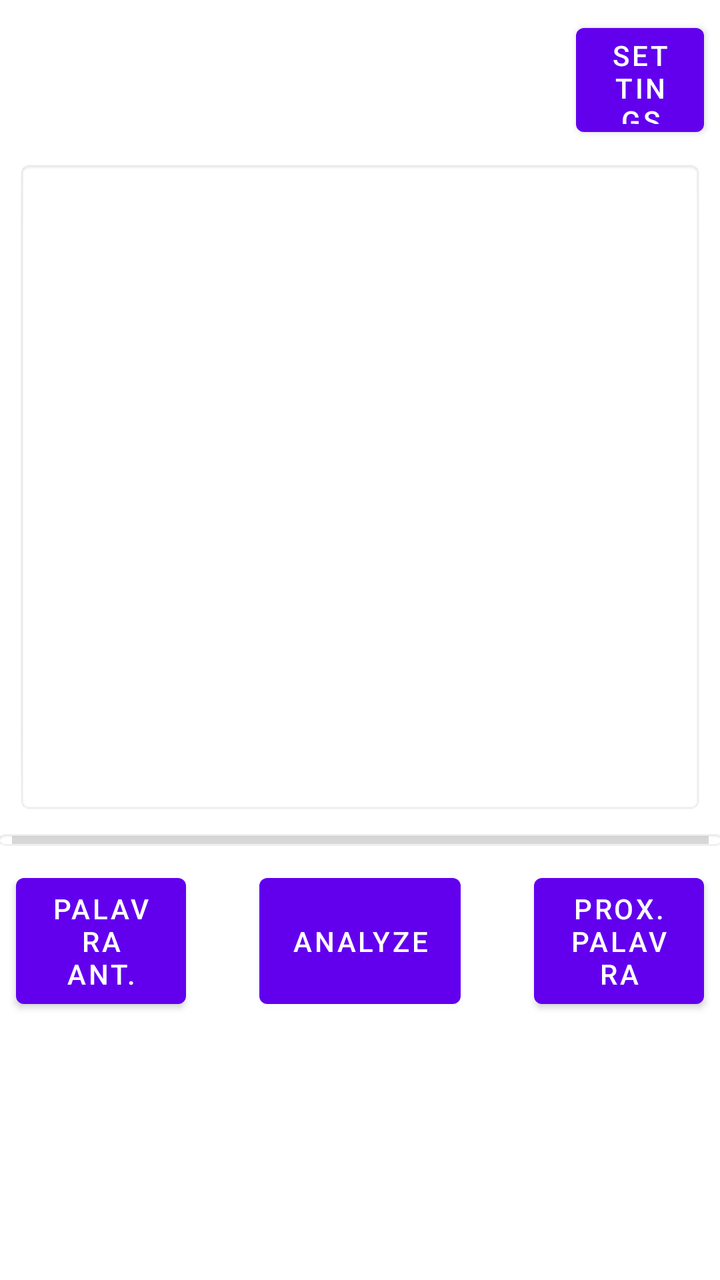
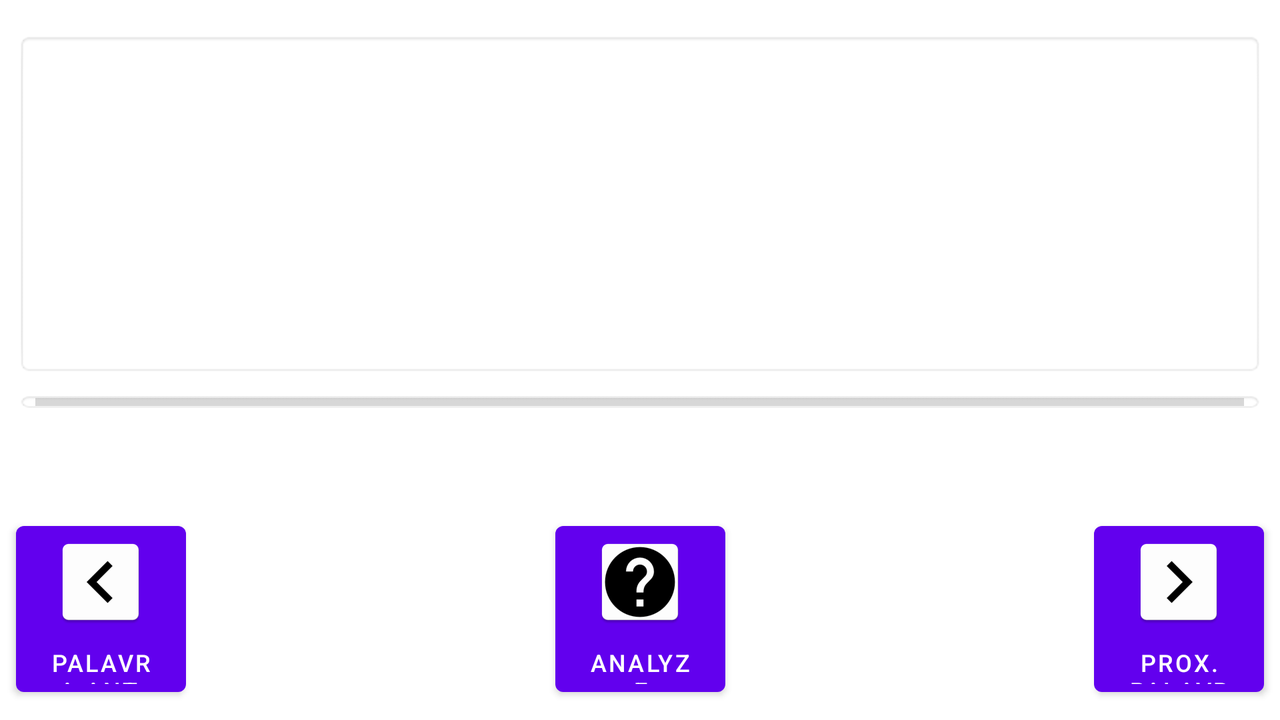

The same Android screen from two of the app's own layout files: first res/layout/ as a phone draws it, then the repository's variant for another configuration, drawn on a device whose configuration selects that folder. Both files follow.
<!-- AndroidManifest.xml: application theme AppTheme -->
<!-- res/layout/activity_reader.xml -->
<?xml version="1.0" encoding="utf-8"?>
<android.support.constraint.ConstraintLayout xmlns:android="http://schemas.android.com/apk/res/android"
    xmlns:app="http://schemas.android.com/apk/res-auto"
    xmlns:tools="http://schemas.android.com/tools"
    android:layout_width="match_parent"
    android:layout_height="match_parent"
    android:id="@+id/readerConstraintLayout"
    tools:context=".ReaderActivity">

    <TextView
        android:id="@+id/tvMainText"
        android:layout_width="0dp"
        android:layout_height="327dp"
        android:layout_marginEnd="8dp"
        android:layout_marginLeft="8dp"
        android:layout_marginRight="8dp"
        android:layout_marginStart="8dp"
        android:layout_marginTop="8dp"
        android:background="@android:drawable/editbox_background"
        android:scrollbars = "vertical"
        app:layout_constraintEnd_toEndOf="parent"
        app:layout_constraintStart_toStartOf="parent"
        app:layout_constraintTop_toBottomOf="@+id/btnSettings" />

    <Button
        android:id="@+id/btnNextWord"
        android:layout_width="85dp"
        android:layout_height="75dp"
        android:layout_marginEnd="8dp"
        android:layout_marginRight="8dp"
        android:layout_marginTop="8dp"
        android:text="@string/btnNextWordLabel"
        app:layout_constraintEnd_toEndOf="parent"
        app:layout_constraintTop_toBottomOf="@+id/pbReadingProgress" />

    <Button
        android:id="@+id/btnPreviousWord"
        android:layout_width="85dp"
        android:layout_height="75dp"
        android:layout_marginLeft="8dp"
        android:layout_marginStart="8dp"
        android:layout_marginTop="8dp"
        android:text="@string/btnPreviousWordLabel"
        app:layout_constraintStart_toStartOf="parent"
        app:layout_constraintTop_toBottomOf="@+id/pbReadingProgress" />

    <Button
        android:id="@+id/btnSettings"
        android:layout_width="64dp"
        android:layout_height="64dp"
        android:layout_marginEnd="8dp"
        android:layout_marginRight="8dp"
        android:layout_marginTop="8dp"
        android:onClick="onClickSettings"
        android:text="@string/btnSettingsLabel"
        app:layout_constraintEnd_toEndOf="parent"
        app:layout_constraintTop_toTopOf="parent" />

    <Button
        android:id="@+id/btnAnalyzeWord"
        android:layout_width="wrap_content"
        android:layout_height="75dp"
        android:layout_marginEnd="8dp"
        android:layout_marginLeft="8dp"
        android:layout_marginRight="8dp"
        android:layout_marginStart="8dp"
        android:layout_marginTop="8dp"
        android:onClick="onClickAnalyze"
        android:text="@string/btnAnalyzeWordLabel"
        app:layout_constraintEnd_toStartOf="@+id/btnNextWord"
        app:layout_constraintStart_toEndOf="@+id/btnPreviousWord"
        app:layout_constraintTop_toBottomOf="@+id/pbReadingProgress" />

    <ProgressBar
        android:id="@+id/pbReadingProgress"
        style="?android:attr/progressBarStyleHorizontal"
        android:layout_width="368dp"
        android:layout_height="10dp"
        android:layout_marginEnd="8dp"
        android:layout_marginLeft="8dp"
        android:layout_marginRight="8dp"
        android:layout_marginStart="8dp"
        android:layout_marginTop="8dp"
        android:background="@android:drawable/editbox_background"
        app:layout_constraintEnd_toEndOf="parent"
        app:layout_constraintStart_toStartOf="parent"
        app:layout_constraintTop_toBottomOf="@+id/tvMainText" />

</android.support.constraint.ConstraintLayout>
<!-- resources referenced by this layout -->
<resources>
  <string name="btnAnalyzeWordLabel">Analyze</string>
  <string name="btnNextWordLabel">Prox. Palavra</string>
  <string name="btnPreviousWordLabel">Palavra Ant.</string>
  <string name="btnSettingsLabel">Settings</string>
</resources>
<!-- res/layout-land/activity_reader.xml (the repository's variant of the layout above) -->
<!-- drawn on the phone turned sideways -->
<?xml version="1.0" encoding="utf-8"?>
<android.support.constraint.ConstraintLayout xmlns:android="http://schemas.android.com/apk/res/android"
    xmlns:app="http://schemas.android.com/apk/res-auto"
    xmlns:tools="http://schemas.android.com/tools"
    android:layout_width="match_parent"
    android:layout_height="match_parent"
    tools:context=".ReaderActivity">

    <TextView
        android:id="@+id/tvMainText"
        android:layout_width="0dp"
        android:layout_height="172dp"
        android:layout_marginEnd="8dp"
        android:layout_marginLeft="8dp"
        android:layout_marginRight="8dp"
        android:layout_marginStart="8dp"
        android:layout_marginTop="16dp"
        android:background="@android:drawable/editbox_background"
        android:minHeight="193dp"
        android:scrollbars="vertical"
        app:layout_constraintEnd_toEndOf="parent"
        app:layout_constraintHorizontal_bias="0.0"
        app:layout_constraintStart_toStartOf="parent"
        app:layout_constraintTop_toTopOf="parent" />

    <Button
        android:id="@+id/btnNextWord"
        android:layout_width="85dp"
        android:layout_height="95dp"
        android:layout_marginBottom="8dp"
        android:drawableTop="@mipmap/next_icon"
        android:text="@string/btnNextWordLabel"
        android:textSize="12dp"
        app:layout_constraintBottom_toBottomOf="parent"
        app:layout_constraintEnd_toEndOf="@+id/tvMainText" />

    <Button
        android:id="@+id/btnPreviousWord"
        android:layout_width="85dp"
        android:layout_height="95dp"
        android:layout_marginBottom="8dp"
        android:drawableTop="@mipmap/previous_icon"
        android:text="@string/btnPreviousWordLabel"
        android:textSize="12dp"
        app:layout_constraintBottom_toBottomOf="parent"
        app:layout_constraintStart_toStartOf="@+id/tvMainText" />

    
        
        
        
        
        
        
        
        
        
        

    <Button
        android:id="@+id/btnAnalyzeWord"
        android:layout_width="85dp"
        android:layout_height="95dp"
        android:layout_marginBottom="8dp"
        android:layout_marginEnd="8dp"
        android:layout_marginLeft="8dp"
        android:layout_marginRight="8dp"
        android:layout_marginStart="8dp"
        android:drawableTop="@mipmap/help_icon"
        android:onClick="onClickAnalyze"
        android:text="@string/btnAnalyzeWordLabel"
        android:textSize="12dp"
        app:layout_constraintBottom_toBottomOf="parent"
        app:layout_constraintEnd_toEndOf="parent"
        app:layout_constraintStart_toStartOf="parent" />

    <ProgressBar
        android:id="@+id/pbReadingProgress"
        style="?android:attr/progressBarStyleHorizontal"
        android:layout_width="0dp"
        android:layout_height="10dp"
        android:layout_marginEnd="8dp"
        android:layout_marginLeft="8dp"
        android:layout_marginRight="8dp"
        android:layout_marginStart="8dp"
        android:layout_marginTop="8dp"
        android:background="@android:drawable/editbox_background"
        app:layout_constraintEnd_toEndOf="parent"
        app:layout_constraintStart_toStartOf="parent"
        app:layout_constraintTop_toBottomOf="@+id/tvMainText" />

</android.support.constraint.ConstraintLayout>
<!-- resources referenced by the variant -->
<!-- as the phone turned sideways resolves them -->
<resources>
  <!-- mipmap help_icon: png bitmap (mipmap-hdpi, 1995 bytes) -->
  <!-- mipmap next_icon: png bitmap (mipmap-hdpi, 959 bytes) -->
  <!-- mipmap previous_icon: png bitmap (mipmap-hdpi, 950 bytes) -->
  <string name="btnAnalyzeWordLabel">Analyze</string>
  <string name="btnNextWordLabel">Prox. Palavra</string>
  <string name="btnPreviousWordLabel">Palavra Ant.</string>
</resources>
